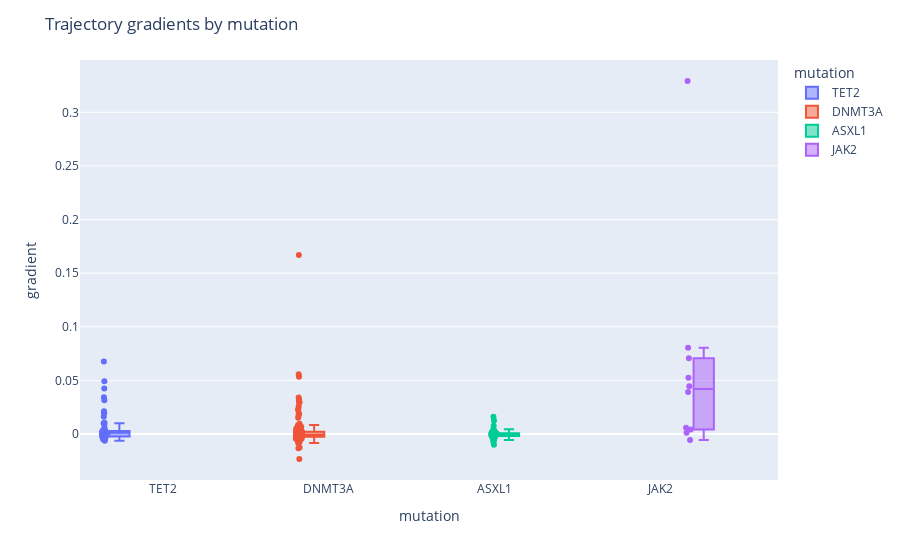

The notebook cell saved with this chart:
### Markdown cell above
Function *gradients* allows us to crate violin plots of the overall gradient of all trajectories containing a mutation in a list of genes.

### Code cell
plot.gradients(lbc, ['DNMT3A','JAK2','TET2','ASXL1'])

### Figure 1 — Plotly figure (JSON) as saved in the notebook; plotly's stock layout.template omitted (floating-point values rounded to 4 significant figures; data arrays with more than 128 entries replaced by an {"elided": "..."} marker saying what was removed)
{"data": [{"alignmentgroup": "True", "boxpoints": "all", "customdata": [["TET2"], ["TET2"], ["TET2"], ["TET2"], ["TET2"], ["TET2"], ["TET2"], ["TET2"], ["TET2"], ["TET2"], ["TET2"], ["TET2"], ["TET2"], ["TET2"], ["TET2"], ["TET2"], ["TET2"], ["TET2"], ["TET2"], ["TET2"], ["TET2"], ["TET2"], ["TET2"], ["TET2"], ["TET2"], ["TET2"], ["TET2"], ["TET2"], ["TET2"], ["TET2"], ["TET2"], ["TET2"], ["TET2"], ["TET2"], ["TET2"], ["TET2"], ["TET2"], ["TET2"], ["TET2"], ["TET2"], ["TET2"], ["TET2"], ["TET2"], ["TET2"], ["TET2"], ["TET2"], ["TET2"], ["TET2"], ["TET2"], ["TET2"], ["TET2"], ["TET2"], ["TET2"], ["TET2"], ["TET2"], ["TET2"], ["TET2"], ["TET2"], ["TET2"], ["TET2"], ["TET2"], ["TET2"], ["TET2"], ["TET2"], ["TET2"], ["TET2"]], "hoverlabel": {"namelength": 0}, "hovertemplate": "<b>%{hovertext}</b><br><br>mutation=%{customdata[0]}<br>gradient=%{y}", "hovertext": ["LBC0001A", "LBC0001A", "LBC0001A", "LBC0031R", "LBC0031R", "LBC0046H", "LBC0065A", "LBC0065A", "LBC0081L", "LBC0081L", "LBC0102H", "LBC0102H", "LBC0111B", "LBC0144B", "LBC0144B", "LBC0144B", "LBC0176A", "LBC0220K", "LBC0220K", "LBC0242M", "LBC0251K", "LBC0251K", "LBC0256W", "LBC0263L", "LBC0284K", "LBC0293E", "LBC0377A", "LBC0392K", "LBC0392K", "LBC0405M", "LBC0415L", "LBC0429V", "LBC0429V", "LBC0439R", "LBC0461R", "LBC0461R", "LBC0461R", "LBC0461R", "LBC0464X", "LBC0516R", "LBC0516R", "LBC0516R", "LBC0517V", "LBC0591L", "LBC0591L", "LBC360008", "LBC360072", "LBC360072", "LBC360104", "LBC360181", "LBC360231", "LBC360283", "LBC360453", "LBC360508", "LBC360666", "LBC360666", "LBC360694", "LBC360702", "LBC360725", "LBC360754", "LBC360898", "LBC360908", "LBC360908", "LBC360919", "LBC361096", "LBC361096"], "legendgroup": "TET2", "marker": {"color": "#636efa"}, "name": "TET2", "notched": false, "offsetgroup": "TET2", "orientation": "v", "showlegend": true, "type": "box", "x": ["TET2", "TET2", "TET2", "TET2", "TET2", "TET2", "TET2", "TET2", "TET2", "TET2", "TET2", "TET2", "TET2", "TET2", "TET2", "TET2", "TET2", "TET2", "TET2", "TET2", "TET2", "TET2", "TET2", "TET2", "TET2", "TET2", "TET2", "TET2", "TET2", "TET2", "TET2", "TET2", "TET2", "TET2", "TET2", "TET2", "TET2", "TET2", "TET2", "TET2", "TET2", "TET2", "TET2", "TET2", "TET2", "TET2", "TET2", "TET2", "TET2", "TET2", "TET2", "TET2", "TET2", "TET2", "TET2", "TET2", "TET2", "TET2", "TET2", "TET2", "TET2", "TET2", "TET2", "TET2", "TET2", "TET2"], "x0": " ", "xaxis": "x", "y": [-0.002367, 0.03152, 0.0343, -0.004267, -0.002916, 0.001068, 0.002483, -0.004368, 0.01053, 0.009961, 0.001068, -0.0003175, 0.001533, -0.004613, -0.0002021, -0.002771, 5.774e-05, -0.00127, -0.003839, -5.774e-05, 0.0424, 0.002733, 0.01996, 0.0004907, 0.002396, 0.0161, 0.001645, 0.003031, -0.003175, 0.00127, 0.00147, 0.002776, 0.001126, -0.002367, -0.002771, -0.003, 0.001184, -0.006409, -0.004417, -0.001184, -0.002933, -0.001241, 0.008372, 0.002167, 0.0212, 0.0008083, 0.04907, 0.002233, -0.001, 0.0677, -0.002327, 0.001061, 0.0019, 0.004033, 0.0193, 0.0011, -0.002656, -0.0006667, 0.001033, -8.165e-05, -0.0003333, 0.004233, 0.0049, 0.001233, 0.0004667, -0.005062], "y0": " ", "yaxis": "y"}, {"alignmentgroup": "True", "boxpoints": "all", "customdata": {"elided": "204x1 str values"}, "hoverlabel": {"namelength": 0}, "hovertemplate": "<b>%{hovertext}</b><br><br>mutation=%{customdata[0]}<br>gradient=%{y}", "hovertext": {"elided": "204 str values"}, "legendgroup": "DNMT3A", "marker": {"color": "#EF553B"}, "name": "DNMT3A", "notched": false, "offsetgroup": "DNMT3A", "orientation": "v", "showlegend": true, "type": "box", "x": {"elided": "204 str values"}, "x0": " ", "xaxis": "x", "y": {"elided": "204 float values"}, "y0": " ", "yaxis": "y"}, {"alignmentgroup": "True", "boxpoints": "all", "customdata": [["ASXL1"], ["ASXL1"], ["ASXL1"], ["ASXL1"], ["ASXL1"], ["ASXL1"], ["ASXL1"], ["ASXL1"], ["ASXL1"], ["ASXL1"], ["ASXL1"], ["ASXL1"], ["ASXL1"], ["ASXL1"], ["ASXL1"], ["ASXL1"], ["ASXL1"], ["ASXL1"], ["ASXL1"], ["ASXL1"], ["ASXL1"], ["ASXL1"], ["ASXL1"], ["ASXL1"], ["ASXL1"], ["ASXL1"], ["ASXL1"], ["ASXL1"], ["ASXL1"], ["ASXL1"], ["ASXL1"], ["ASXL1"], ["ASXL1"], ["ASXL1"], ["ASXL1"], ["ASXL1"], ["ASXL1"], ["ASXL1"], ["ASXL1"], ["ASXL1"], ["ASXL1"], ["ASXL1"], ["ASXL1"], ["ASXL1"], ["ASXL1"], ["ASXL1"], ["ASXL1"], ["ASXL1"], ["ASXL1"], ["ASXL1"], ["ASXL1"], ["ASXL1"], ["ASXL1"], ["ASXL1"], ["ASXL1"], ["ASXL1"], ["ASXL1"], ["ASXL1"], ["ASXL1"], ["ASXL1"], ["ASXL1"], ["ASXL1"], ["ASXL1"], ["ASXL1"], ["ASXL1"], ["ASXL1"], ["ASXL1"], ["ASXL1"], ["ASXL1"], ["ASXL1"], ["ASXL1"], ["ASXL1"], ["ASXL1"], ["ASXL1"], ["ASXL1"], ["ASXL1"], ["ASXL1"], ["ASXL1"], ["ASXL1"], ["ASXL1"], ["ASXL1"], ["ASXL1"], ["ASXL1"], ["ASXL1"], ["ASXL1"], ["ASXL1"], ["ASXL1"], ["ASXL1"], ["ASXL1"], ["ASXL1"], ["ASXL1"], ["ASXL1"], ["ASXL1"], ["ASXL1"], ["ASXL1"], ["ASXL1"], ["ASXL1"], ["ASXL1"], ["ASXL1"], ["ASXL1"], ["ASXL1"]], "hoverlabel": {"namelength": 0}, "hovertemplate": "<b>%{hovertext}</b><br><br>mutation=%{customdata[0]}<br>gradient=%{y}", "hovertext": ["LBC0031R", "LBC0031R", "LBC0031R", "LBC0031R", "LBC0031R", "LBC0031R", "LBC0046H", "LBC0046H", "LBC0065A", "LBC0065A", "LBC0065A", "LBC0102H", "LBC0102H", "LBC0118V", "LBC0118V", "LBC0118V", "LBC0144B", "LBC0144B", "LBC0152W", "LBC0165A", "LBC0176A", "LBC0176A", "LBC0220K", "LBC0220K", "LBC0220K", "LBC0220K", "LBC0220K", "LBC0220K", "LBC0220K", "LBC0242M", "LBC0242M", "LBC0242M", "LBC0263L", "LBC0284K", "LBC0284K", "LBC0373R", "LBC0392K", "LBC0392K", "LBC0405M", "LBC0405M", "LBC0405M", "LBC0405M", "LBC0429V", "LBC0429V", "LBC0429V", "LBC0439R", "LBC0439R", "LBC0461R", "LBC0461R", "LBC0461R", "LBC0464X", "LBC0464X", "LBC0471M", "LBC0471M", "LBC0517V", "LBC0520A", "LBC0520A", "LBC0520A", "LBC0520A", "LBC0520A", "LBC0588E", "LBC0588E", "LBC360008", "LBC360008", "LBC360008", "LBC360009", "LBC360009", "LBC360009", "LBC360104", "LBC360104", "LBC360790", "LBC360790", "LBC360843", "LBC360843", "LBC360843", "LBC360898", "LBC360898", "LBC360908", "LBC360908", "LBC360914", "LBC360914", "LBC360914", "LBC360919", "LBC360919", "LBC360919", "LBC361006", "LBC361006", "LBC361096", "LBC361096", "LBC361096", "LBC361096", "LBC361122", "LBC361122", "LBC361133", "LBC361133", "LBC361133", "LBC361172", "LBC361172", "LBC361214", "LBC361225", "LBC361225"], "legendgroup": "ASXL1", "marker": {"color": "#00cc96"}, "name": "ASXL1", "notched": false, "offsetgroup": "ASXL1", "orientation": "v", "showlegend": true, "type": "box", "x": ["ASXL1", "ASXL1", "ASXL1", "ASXL1", "ASXL1", "ASXL1", "ASXL1", "ASXL1", "ASXL1", "ASXL1", "ASXL1", "ASXL1", "ASXL1", "ASXL1", "ASXL1", "ASXL1", "ASXL1", "ASXL1", "ASXL1", "ASXL1", "ASXL1", "ASXL1", "ASXL1", "ASXL1", "ASXL1", "ASXL1", "ASXL1", "ASXL1", "ASXL1", "ASXL1", "ASXL1", "ASXL1", "ASXL1", "ASXL1", "ASXL1", "ASXL1", "ASXL1", "ASXL1", "ASXL1", "ASXL1", "ASXL1", "ASXL1", "ASXL1", "ASXL1", "ASXL1", "ASXL1", "ASXL1", "ASXL1", "ASXL1", "ASXL1", "ASXL1", "ASXL1", "ASXL1", "ASXL1", "ASXL1", "ASXL1", "ASXL1", "ASXL1", "ASXL1", "ASXL1", "ASXL1", "ASXL1", "ASXL1", "ASXL1", "ASXL1", "ASXL1", "ASXL1", "ASXL1", "ASXL1", "ASXL1", "ASXL1", "ASXL1", "ASXL1", "ASXL1", "ASXL1", "ASXL1", "ASXL1", "ASXL1", "ASXL1", "ASXL1", "ASXL1", "ASXL1", "ASXL1", "ASXL1", "ASXL1", "ASXL1", "ASXL1", "ASXL1", "ASXL1", "ASXL1", "ASXL1", "ASXL1", "ASXL1", "ASXL1", "ASXL1", "ASXL1", "ASXL1", "ASXL1", "ASXL1", "ASXL1", "ASXL1"], "x0": " ", "xaxis": "x", "y": [-0.002252, -0.004205, -0.002887, 0.002367, -0.002167, -0.002194, 0.0008083, -0.0006124, -0.001617, -0.001386, -0.001761, -0.007361, 0.001184, -0.001357, -0.001386, 0.007757, -0.00993, -0.001443, -0.001733, -0.005467, -0.002944, 0.01605, 0.003811, -0.003756, 0.0007506, -0.001934, -0.002223, 0.004446, -0.003522, -0.001501, 0.001715, -0.0001155, -5.774e-05, -0.00153, -0.0008083, 0.002531, 0.002425, 0.0005774, -0.002021, -0.003348, -0.002309, -0.001184, -0.002281, -0.00127, -0.001761, -0.0021, -0.001155, 0.001184, 0.00179, 0.0001443, 0.0003175, -0.0006351, -0.000664, 0.001068, -0.0008372, 0.0009526, 0.0005774, -0.001467, -0.002194, 0.0005196, 0.003118, 0.0004907, -0.00153, 0.0006062, 0.0007217, 0.001559, -0.0001155, -0.0003753, 0.01263, 0.0026, 0.0003667, -0.0011, -0.002165, 0.002309, 0.001703, -0.003, -0.0004333, 0.002167, 0.001767, 0.0007333, -6.667e-05, 0.0006333, -0.001233, 0.0001333, -0.0009667, -0.002867, -3.333e-05, -0.005023, -0.005593, 0.0002333, -0.0009333, 0.001233, -0.0005333, -4.082e-05, 0.0005715, -0.003225, 0.0005307, 0.0007348, 0.002, -0.0009333, 0.0027], "y0": " ", "yaxis": "y"}, {"alignmentgroup": "True", "boxpoints": "all", "customdata": [["JAK2"], ["JAK2"], ["JAK2"], ["JAK2"], ["JAK2"], ["JAK2"], ["JAK2"], ["JAK2"], ["JAK2"], ["JAK2"]], "hoverlabel": {"namelength": 0}, "hovertemplate": "<b>%{hovertext}</b><br><br>mutation=%{customdata[0]}<br>gradient=%{y}", "hovertext": ["LBC0040V", "LBC0111B", "LBC360021", "LBC360109", "LBC360291", "LBC360636", "LBC360702", "LBC360725", "LBC361096", "LBC361096"], "legendgroup": "JAK2", "marker": {"color": "#ab63fa"}, "name": "JAK2", "notched": false, "offsetgroup": "JAK2", "orientation": "v", "showlegend": true, "type": "box", "x": ["JAK2", "JAK2", "JAK2", "JAK2", "JAK2", "JAK2", "JAK2", "JAK2", "JAK2", "JAK2"], "x0": " ", "xaxis": "x", "y": [0.3292, 0.0445, 0.07067, 0.03927, 0.001143, 0.004082, 0.05237, 0.08043, 0.005831, -0.0056], "y0": " ", "yaxis": "y"}], "layout": {"boxmode": "group", "legend": {"title": {"text": "mutation"}, "tracegroupgap": 0}, "margin": {"t": 60}, "title": {"text": "Trajectory gradients by mutation"}, "xaxis": {"anchor": "y", "categoryarray": ["TET2", "DNMT3A", "ASXL1", "JAK2"], "categoryorder": "array", "domain": [0, 1], "title": {"text": "mutation"}}, "yaxis": {"anchor": "x", "domain": [0, 1], "title": {"text": "gradient"}}}}
